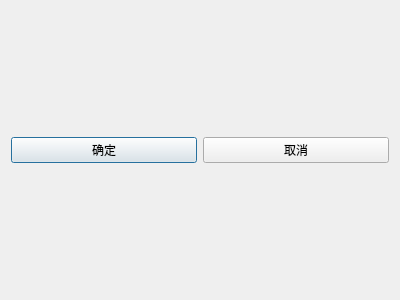
<?xml version="1.0" encoding="UTF-8"?>
<ui version="4.0">
 <class>QResultExprDlg_Dataset</class>
 <widget class="QDialog" name="QResultExprDlg_Dataset">
  <property name="geometry">
   <rect>
    <x>0</x>
    <y>0</y>
    <width>400</width>
    <height>300</height>
   </rect>
  </property>
  <property name="windowTitle">
   <string>Dialog</string>
  </property>
  <layout class="QVBoxLayout" name="verticalLayout">
   <item>
    <layout class="QGridLayout" name="m_layoutGrid"/>
   </item>
   <item>
    <layout class="QHBoxLayout" name="horizontalLayout">
     <item>
      <widget class="QPushButton" name="m_btnOK">
       <property name="text">
        <string>确定</string>
       </property>
      </widget>
     </item>
     <item>
      <widget class="QPushButton" name="m_btnCancel">
       <property name="text">
        <string>取消</string>
       </property>
      </widget>
     </item>
    </layout>
   </item>
  </layout>
 </widget>
 <resources/>
 <connections/>
</ui>
